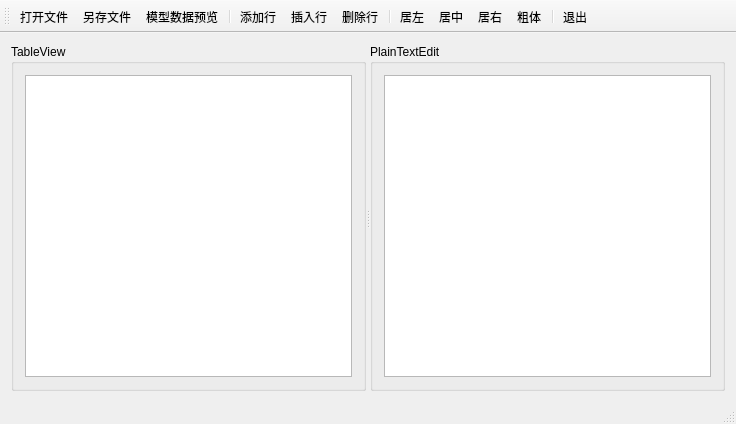
<?xml version="1.0" encoding="UTF-8"?>
<ui version="4.0">
 <class>QStandardItemModelDemoClass</class>
 <widget class="QMainWindow" name="QStandardItemModelDemoClass">
  <property name="geometry">
   <rect>
    <x>0</x>
    <y>0</y>
    <width>736</width>
    <height>424</height>
   </rect>
  </property>
  <property name="windowTitle">
   <string>QStandardItemModelDemo</string>
  </property>
  <widget class="QWidget" name="centralWidget">
   <layout class="QHBoxLayout" name="horizontalLayout_2">
    <item>
     <widget class="QSplitter" name="splitter">
      <property name="orientation">
       <enum>Qt::Horizontal</enum>
      </property>
      <widget class="QGroupBox" name="groupBox">
       <property name="title">
        <string>TableView</string>
       </property>
       <layout class="QHBoxLayout" name="horizontalLayout">
        <item>
         <widget class="QTableView" name="tvShow"/>
        </item>
       </layout>
      </widget>
      <widget class="QGroupBox" name="groupBox_2">
       <property name="title">
        <string>PlainTextEdit</string>
       </property>
       <layout class="QVBoxLayout" name="verticalLayout">
        <item>
         <widget class="QPlainTextEdit" name="ptShow"/>
        </item>
       </layout>
      </widget>
     </widget>
    </item>
   </layout>
  </widget>
  <widget class="QMenuBar" name="menuBar">
   <property name="geometry">
    <rect>
     <x>0</x>
     <y>0</y>
     <width>736</width>
     <height>23</height>
    </rect>
   </property>
  </widget>
  <widget class="QToolBar" name="mainToolBar">
   <property name="toolButtonStyle">
    <enum>Qt::ToolButtonTextUnderIcon</enum>
   </property>
   <attribute name="toolBarArea">
    <enum>TopToolBarArea</enum>
   </attribute>
   <attribute name="toolBarBreak">
    <bool>false</bool>
   </attribute>
   <addaction name="actOpenFile"/>
   <addaction name="actSaveAs"/>
   <addaction name="actPreview"/>
   <addaction name="separator"/>
   <addaction name="actAddRow"/>
   <addaction name="actInsertRow"/>
   <addaction name="actDelRow"/>
   <addaction name="separator"/>
   <addaction name="actAlignLeft"/>
   <addaction name="actAlignCenter"/>
   <addaction name="actAlignRight"/>
   <addaction name="actBlod"/>
   <addaction name="separator"/>
   <addaction name="actQuit"/>
  </widget>
  <widget class="QStatusBar" name="statusBar"/>
  <action name="actOpenFile">
   <property name="icon">
    <iconset resource="QStandardItemModelDemo.qrc">
     <normaloff>:/QStandardItemModelDemo/Resources/MYSL.ICO</normaloff>:/QStandardItemModelDemo/Resources/MYSL.ICO</iconset>
   </property>
   <property name="text">
    <string>打开文件</string>
   </property>
   <property name="toolTip">
    <string>打开文件</string>
   </property>
  </action>
  <action name="actSaveAs">
   <property name="icon">
    <iconset resource="QStandardItemModelDemo.qrc">
     <normaloff>:/QStandardItemModelDemo/Resources/RESENDL.ICO</normaloff>:/QStandardItemModelDemo/Resources/RESENDL.ICO</iconset>
   </property>
   <property name="text">
    <string>另存文件</string>
   </property>
   <property name="toolTip">
    <string>另存文件</string>
   </property>
  </action>
  <action name="actPreview">
   <property name="icon">
    <iconset resource="QStandardItemModelDemo.qrc">
     <normaloff>:/QStandardItemModelDemo/Resources/REFBAR.ICO</normaloff>:/QStandardItemModelDemo/Resources/REFBAR.ICO</iconset>
   </property>
   <property name="text">
    <string>模型数据预览</string>
   </property>
   <property name="toolTip">
    <string>模型数据预览</string>
   </property>
  </action>
  <action name="actAddRow">
   <property name="icon">
    <iconset resource="QStandardItemModelDemo.qrc">
     <normaloff>:/QStandardItemModelDemo/Resources/DOCL.ICO</normaloff>:/QStandardItemModelDemo/Resources/DOCL.ICO</iconset>
   </property>
   <property name="text">
    <string>添加行</string>
   </property>
   <property name="toolTip">
    <string>添加行</string>
   </property>
  </action>
  <action name="actInsertRow">
   <property name="icon">
    <iconset resource="QStandardItemModelDemo.qrc">
     <normaloff>:/QStandardItemModelDemo/Resources/POSTITL.ICO</normaloff>:/QStandardItemModelDemo/Resources/POSTITL.ICO</iconset>
   </property>
   <property name="text">
    <string>插入行</string>
   </property>
   <property name="toolTip">
    <string>插入行</string>
   </property>
  </action>
  <action name="actDelRow">
   <property name="icon">
    <iconset resource="QStandardItemModelDemo.qrc">
     <normaloff>:/QStandardItemModelDemo/Resources/TASKDECL.ICO</normaloff>:/QStandardItemModelDemo/Resources/TASKDECL.ICO</iconset>
   </property>
   <property name="text">
    <string>删除行</string>
   </property>
   <property name="toolTip">
    <string>删除行</string>
   </property>
  </action>
  <action name="actAlignLeft">
   <property name="icon">
    <iconset resource="QStandardItemModelDemo.qrc">
     <normaloff>:/QStandardItemModelDemo/Resources/RSSITEML.ICO</normaloff>:/QStandardItemModelDemo/Resources/RSSITEML.ICO</iconset>
   </property>
   <property name="text">
    <string>居左</string>
   </property>
   <property name="toolTip">
    <string>居左</string>
   </property>
  </action>
  <action name="actAlignCenter">
   <property name="icon">
    <iconset resource="QStandardItemModelDemo.qrc">
     <normaloff>:/QStandardItemModelDemo/Resources/CNFNOT.ICO</normaloff>:/QStandardItemModelDemo/Resources/CNFNOT.ICO</iconset>
   </property>
   <property name="text">
    <string>居中</string>
   </property>
   <property name="toolTip">
    <string>居中</string>
   </property>
  </action>
  <action name="actAlignRight">
   <property name="icon">
    <iconset resource="QStandardItemModelDemo.qrc">
     <normaloff>:/QStandardItemModelDemo/Resources/EXITEML.ICO</normaloff>:/QStandardItemModelDemo/Resources/EXITEML.ICO</iconset>
   </property>
   <property name="text">
    <string>居右</string>
   </property>
   <property name="toolTip">
    <string>居右</string>
   </property>
  </action>
  <action name="actBlod">
   <property name="checkable">
    <bool>true</bool>
   </property>
   <property name="icon">
    <iconset resource="QStandardItemModelDemo.qrc">
     <normaloff>:/QStandardItemModelDemo/Resources/SECURL.ICO</normaloff>:/QStandardItemModelDemo/Resources/SECURL.ICO</iconset>
   </property>
   <property name="text">
    <string>粗体</string>
   </property>
   <property name="toolTip">
    <string>粗体</string>
   </property>
  </action>
  <action name="actQuit">
   <property name="icon">
    <iconset resource="QStandardItemModelDemo.qrc">
     <normaloff>:/QStandardItemModelDemo/Resources/OOFL.ICO</normaloff>:/QStandardItemModelDemo/Resources/OOFL.ICO</iconset>
   </property>
   <property name="text">
    <string>退出</string>
   </property>
   <property name="toolTip">
    <string>退出</string>
   </property>
  </action>
 </widget>
 <layoutdefault spacing="6" margin="11"/>
 <resources>
  <include location="QStandardItemModelDemo.qrc"/>
 </resources>
 <connections>
  <connection>
   <sender>actQuit</sender>
   <signal>triggered()</signal>
   <receiver>QStandardItemModelDemoClass</receiver>
   <slot>close()</slot>
   <hints>
    <hint type="sourcelabel">
     <x>-1</x>
     <y>-1</y>
    </hint>
    <hint type="destinationlabel">
     <x>367</x>
     <y>211</y>
    </hint>
   </hints>
  </connection>
 </connections>
</ui>
